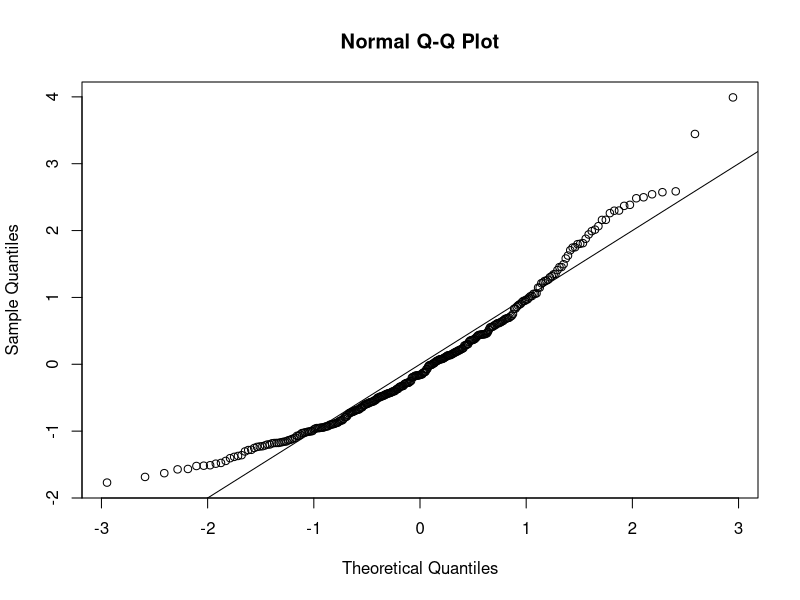
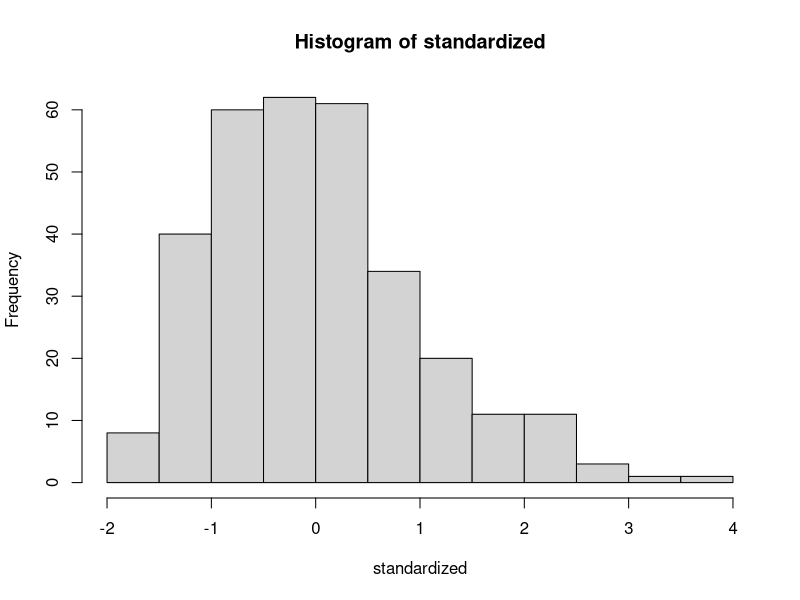
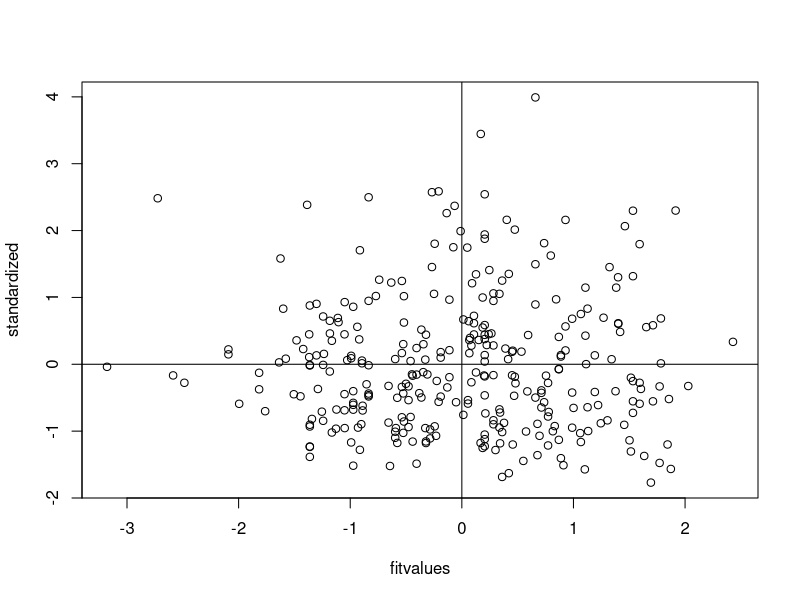

Generate these figures, in order, with R: (Note: this script raises an error after producing the figures.)
setwd("D:/GA/Scales")
master = read.csv("Meaning_Scales_MeaningInLife_Tomich_RR_RN_PaperEmpty_Fixed.csv")
summary(master)

##Reverse Code. No reverse coding

####DATA SCREENING####

##Missing Data##
library(mice)
percentmiss = function(x){ sum(is.na(x))/length(x) *100 }

##Going by rows ONLY
notypos = master
missing = apply(notypos[ , 3:6], 1, percentmiss) 
table(missing)

##replace only the data that you should
replacepeople = notypos[ missing <= 5 , ]  
dontpeople = notypos[ missing > 5 , ]

##figure out the columns to exclude (survey data)
apply(replacepeople, 2, percentmiss)
replacecolumn = replacepeople[ , -c(1,2,7)]
dontcolumn = replacepeople[ , c(1,2,7)]

nomiss = replacepeople

##Outliers##
mahal = mahalanobis(nomiss[ , -c(1,2,7)], 
                    colMeans(nomiss[ , -c(1,2,7)], na.rm = TRUE),
                    cov(nomiss[ , -c(1,2,7)], use="pairwise.complete.obs"))
mahal
summary(mahal)
cutoff = qchisq(.999,ncol(nomiss[ , -c(1,2,7)])) 
summary(mahal < cutoff)
noout = nomiss[ mahal < cutoff, ]

##additivity: correlations
correlations = cor(noout[,-c(1,2,7)], use="pairwise.complete.obs")
symnum(correlations)

##make the random stuff
random = rchisq(nrow(noout), 7)
##be sure here not to include the ID columns!
fake = lm(random~., data=noout[ , -c(1:2,7)])

##get the linearity plot
##create the standardized residuals
standardized = rstudent(fake)
qqnorm(standardized)
abline(0,1)

##multivariate normality
hist(standardized, breaks=15)

##homogeneity and homoscedaticity
fitvalues = scale(fake$fitted.values)
plot(fitvalues, standardized) 
abline(0,0)
abline(v = 0)

##Scoring
MLT <- rowMeans(noout[, c(3:6)])
MLT

##Factoring source##
#Zero = notrandom, One = random, Two = paper
nooutnop = subset(noout, Source < 2)
nomissnop = subset(nomiss, Source < 2)

notrandom = subset(nomissnop, Source == 0)
random = subset(nomissnop, Source == 1)

####overall cfa everyone together##
overallmodel = '
MLT =~ Q20_1 + Q20_2 + Q20_3 + Q20_4
'

overall.fit = cfa(overallmodel, 
                  data=nomissnop, 
                  meanstructure = TRUE)

summary(overall.fit, 
        standardized=TRUE, 
        rsquare=TRUE, 
        fit.measure = TRUE)

####separate group models####
##notrandom
overall.fit.nr = cfa(overallmodel, 
                     data=notrandom, 
                     meanstructure = TRUE)

summary(overall.fit.nr, 
        standardized=TRUE, 
        rsquare=TRUE, 
        fit.measure = TRUE)

##random
overall.fit.r = cfa(overallmodel, 
                    data=random, 
                    meanstructure = TRUE)

summary(overall.fit.r, 
        standardized=TRUE, 
        rsquare=TRUE, 
        fit.measure = TRUE)


####multi group testing####
###measurement invariance
options(scipen = 999)

multisteps = measurementInvariance(overallmodel, 
                                   data = nomissnop, 
                                   group = "Source",
                                   strict = T)

fitmeasures(multisteps$fit.configural)
fitmeasures(multisteps$fit.loadings)
fitmeasures(multisteps$fit.intercepts)
fitmeasures(multisteps$fit.residuals)

